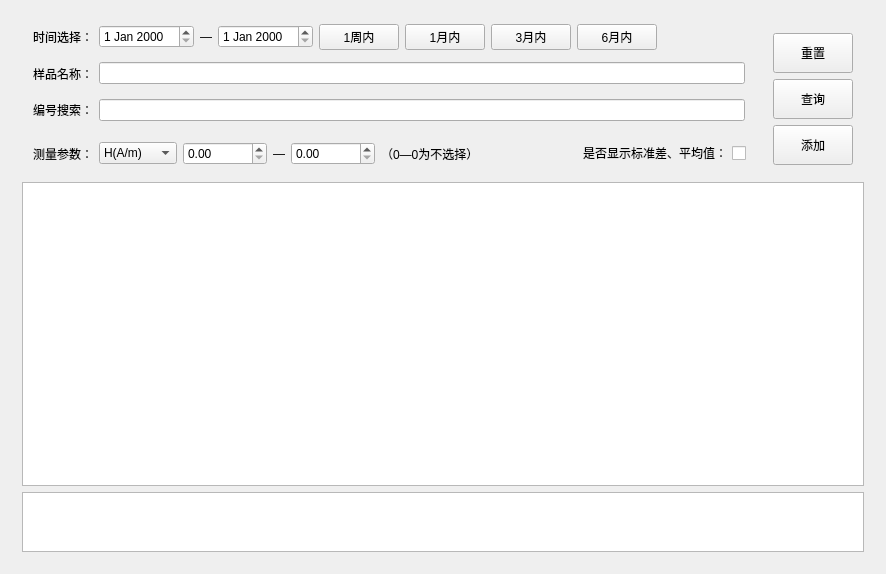
<?xml version="1.0" encoding="UTF-8"?>
<ui version="4.0">
 <class>HistoryQuery</class>
 <widget class="QWidget" name="HistoryQuery">
  <property name="geometry">
   <rect>
    <x>0</x>
    <y>0</y>
    <width>886</width>
    <height>574</height>
   </rect>
  </property>
  <property name="windowTitle">
   <string>HistoryQuery</string>
  </property>
  <layout class="QHBoxLayout" name="horizontalLayout_10">
   <item>
    <widget class="QWidget" name="widget_9" native="true">
     <layout class="QVBoxLayout" name="verticalLayout_4">
      <item>
       <widget class="QWidget" name="widget_7" native="true">
        <layout class="QHBoxLayout" name="horizontalLayout_6">
         <property name="leftMargin">
          <number>0</number>
         </property>
         <property name="topMargin">
          <number>0</number>
         </property>
         <property name="rightMargin">
          <number>0</number>
         </property>
         <property name="bottomMargin">
          <number>0</number>
         </property>
         <item>
          <widget class="QWidget" name="widget_6" native="true">
           <layout class="QVBoxLayout" name="verticalLayout_2">
            <property name="leftMargin">
             <number>0</number>
            </property>
            <property name="topMargin">
             <number>0</number>
            </property>
            <property name="rightMargin">
             <number>0</number>
            </property>
            <property name="bottomMargin">
             <number>0</number>
            </property>
            <item>
             <widget class="QWidget" name="widget" native="true">
              <layout class="QHBoxLayout" name="horizontalLayout_2">
               <property name="topMargin">
                <number>0</number>
               </property>
               <property name="bottomMargin">
                <number>0</number>
               </property>
               <item>
                <layout class="QHBoxLayout" name="horizontalLayout">
                 <item>
                  <widget class="QLabel" name="label">
                   <property name="text">
                    <string>时间选择：</string>
                   </property>
                  </widget>
                 </item>
                 <item>
                  <widget class="QDateEdit" name="dateEdit"/>
                 </item>
                 <item>
                  <widget class="QLabel" name="label_2">
                   <property name="text">
                    <string>—</string>
                   </property>
                  </widget>
                 </item>
                 <item>
                  <widget class="QDateEdit" name="dateEdit_2"/>
                 </item>
                 <item>
                  <widget class="QPushButton" name="pushButton">
                   <property name="text">
                    <string>1周内</string>
                   </property>
                  </widget>
                 </item>
                 <item>
                  <widget class="QPushButton" name="pushButton_2">
                   <property name="text">
                    <string>1月内</string>
                   </property>
                  </widget>
                 </item>
                 <item>
                  <widget class="QPushButton" name="pushButton_3">
                   <property name="text">
                    <string>3月内</string>
                   </property>
                  </widget>
                 </item>
                 <item>
                  <widget class="QPushButton" name="pushButton_4">
                   <property name="text">
                    <string>6月内</string>
                   </property>
                  </widget>
                 </item>
                 <item>
                  <spacer name="horizontalSpacer_2">
                   <property name="orientation">
                    <enum>Qt::Horizontal</enum>
                   </property>
                   <property name="sizeHint" stdset="0">
                    <size>
                     <width>40</width>
                     <height>20</height>
                    </size>
                   </property>
                  </spacer>
                 </item>
                </layout>
               </item>
              </layout>
             </widget>
            </item>
            <item>
             <widget class="QWidget" name="widget_3" native="true">
              <layout class="QHBoxLayout" name="horizontalLayout_3">
               <property name="topMargin">
                <number>0</number>
               </property>
               <property name="bottomMargin">
                <number>0</number>
               </property>
               <item>
                <widget class="QLabel" name="label_3">
                 <property name="maximumSize">
                  <size>
                   <width>61</width>
                   <height>16777215</height>
                  </size>
                 </property>
                 <property name="text">
                  <string>样品名称：</string>
                 </property>
                </widget>
               </item>
               <item>
                <widget class="QLineEdit" name="lineEdit_2"/>
               </item>
              </layout>
             </widget>
            </item>
            <item>
             <widget class="QWidget" name="widget_4" native="true">
              <layout class="QHBoxLayout" name="horizontalLayout_4">
               <property name="topMargin">
                <number>0</number>
               </property>
               <property name="bottomMargin">
                <number>0</number>
               </property>
               <item>
                <widget class="QLabel" name="label_4">
                 <property name="text">
                  <string>编号搜索：</string>
                 </property>
                </widget>
               </item>
               <item>
                <widget class="QLineEdit" name="lineEdit"/>
               </item>
              </layout>
             </widget>
            </item>
            <item>
             <widget class="QWidget" name="widget_12" native="true">
              <layout class="QHBoxLayout" name="horizontalLayout_9">
               <property name="spacing">
                <number>0</number>
               </property>
               <property name="leftMargin">
                <number>0</number>
               </property>
               <property name="topMargin">
                <number>0</number>
               </property>
               <property name="rightMargin">
                <number>0</number>
               </property>
               <property name="bottomMargin">
                <number>0</number>
               </property>
               <item>
                <widget class="QWidget" name="widget_11" native="true">
                 <layout class="QHBoxLayout" name="horizontalLayout_8">
                  <item>
                   <widget class="QLabel" name="label_5">
                    <property name="text">
                     <string>测量参数：</string>
                    </property>
                   </widget>
                  </item>
                  <item>
                   <widget class="QComboBox" name="comboBox_2">
                    <item>
                     <property name="text">
                      <string>H(A/m)</string>
                     </property>
                    </item>
                    <item>
                     <property name="text">
                      <string>Hc(A/m)</string>
                     </property>
                    </item>
                    <item>
                     <property name="text">
                      <string>Hm(A/m)</string>
                     </property>
                    </item>
                   </widget>
                  </item>
                  <item>
                   <widget class="QDoubleSpinBox" name="doubleSpinBox">
                    <property name="maximum">
                     <double>10000000000000000.000000000000000</double>
                    </property>
                   </widget>
                  </item>
                  <item>
                   <widget class="QLabel" name="label_7">
                    <property name="maximumSize">
                     <size>
                      <width>14</width>
                      <height>16777215</height>
                     </size>
                    </property>
                    <property name="text">
                     <string>—</string>
                    </property>
                   </widget>
                  </item>
                  <item>
                   <widget class="QDoubleSpinBox" name="doubleSpinBox_2">
                    <property name="maximum">
                     <double>1000000000.000000000000000</double>
                    </property>
                   </widget>
                  </item>
                  <item>
                   <widget class="QLabel" name="label_6">
                    <property name="text">
                     <string>（0—0为不选择）</string>
                    </property>
                   </widget>
                  </item>
                  <item>
                   <spacer name="horizontalSpacer">
                    <property name="orientation">
                     <enum>Qt::Horizontal</enum>
                    </property>
                    <property name="sizeHint" stdset="0">
                     <size>
                      <width>40</width>
                      <height>20</height>
                     </size>
                    </property>
                   </spacer>
                  </item>
                 </layout>
                </widget>
               </item>
               <item>
                <widget class="QWidget" name="widget_5" native="true">
                 <layout class="QHBoxLayout" name="horizontalLayout_5">
                  <property name="spacing">
                   <number>0</number>
                  </property>
                  <property name="leftMargin">
                   <number>0</number>
                  </property>
                  <property name="topMargin">
                   <number>0</number>
                  </property>
                  <property name="rightMargin">
                   <number>10</number>
                  </property>
                  <property name="bottomMargin">
                   <number>0</number>
                  </property>
                  <item>
                   <spacer name="horizontalSpacer_3">
                    <property name="orientation">
                     <enum>Qt::Horizontal</enum>
                    </property>
                    <property name="sizeHint" stdset="0">
                     <size>
                      <width>40</width>
                      <height>20</height>
                     </size>
                    </property>
                   </spacer>
                  </item>
                  <item>
                   <widget class="QCheckBox" name="checkBox">
                    <property name="layoutDirection">
                     <enum>Qt::RightToLeft</enum>
                    </property>
                    <property name="inputMethodHints">
                     <set>Qt::ImhNone</set>
                    </property>
                    <property name="text">
                     <string>是否显示标准差、平均值：</string>
                    </property>
                    <property name="checkable">
                     <bool>true</bool>
                    </property>
                    <property name="checked">
                     <bool>false</bool>
                    </property>
                    <property name="autoRepeat">
                     <bool>false</bool>
                    </property>
                    <property name="autoExclusive">
                     <bool>true</bool>
                    </property>
                    <property name="tristate">
                     <bool>false</bool>
                    </property>
                   </widget>
                  </item>
                 </layout>
                </widget>
               </item>
              </layout>
             </widget>
            </item>
           </layout>
          </widget>
         </item>
         <item>
          <widget class="QWidget" name="widget_2" native="true">
           <layout class="QVBoxLayout" name="verticalLayout">
            <item>
             <widget class="QPushButton" name="pushButton_7">
              <property name="minimumSize">
               <size>
                <width>0</width>
                <height>40</height>
               </size>
              </property>
              <property name="text">
               <string>重置</string>
              </property>
             </widget>
            </item>
            <item>
             <widget class="QPushButton" name="pushButton_8">
              <property name="minimumSize">
               <size>
                <width>0</width>
                <height>40</height>
               </size>
              </property>
              <property name="text">
               <string>查询</string>
              </property>
             </widget>
            </item>
            <item>
             <widget class="QPushButton" name="pushButton_9">
              <property name="minimumSize">
               <size>
                <width>0</width>
                <height>40</height>
               </size>
              </property>
              <property name="text">
               <string>添加</string>
              </property>
             </widget>
            </item>
           </layout>
          </widget>
         </item>
        </layout>
       </widget>
      </item>
      <item>
       <widget class="QWidget" name="widget_8" native="true">
        <layout class="QHBoxLayout" name="horizontalLayout_7">
         <property name="leftMargin">
          <number>0</number>
         </property>
         <property name="topMargin">
          <number>0</number>
         </property>
         <property name="rightMargin">
          <number>0</number>
         </property>
         <property name="bottomMargin">
          <number>0</number>
         </property>
         <item>
          <widget class="QTableWidget" name="tableWidget"/>
         </item>
        </layout>
       </widget>
      </item>
      <item>
       <widget class="QWidget" name="widget_10" native="true">
        <property name="minimumSize">
         <size>
          <width>0</width>
          <height>0</height>
         </size>
        </property>
        <property name="maximumSize">
         <size>
          <width>16777215</width>
          <height>60</height>
         </size>
        </property>
        <layout class="QHBoxLayout" name="horizontalLayout_11">
         <property name="leftMargin">
          <number>0</number>
         </property>
         <property name="topMargin">
          <number>0</number>
         </property>
         <property name="rightMargin">
          <number>0</number>
         </property>
         <property name="bottomMargin">
          <number>0</number>
         </property>
         <item>
          <widget class="QTableView" name="tableView"/>
         </item>
        </layout>
       </widget>
      </item>
     </layout>
    </widget>
   </item>
  </layout>
 </widget>
 <layoutdefault spacing="6" margin="11"/>
 <resources/>
 <connections/>
</ui>
